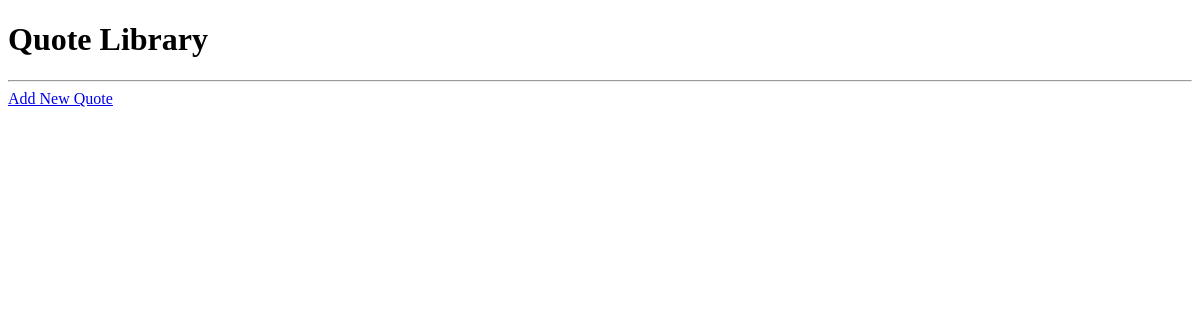
Before: / with the older database file.
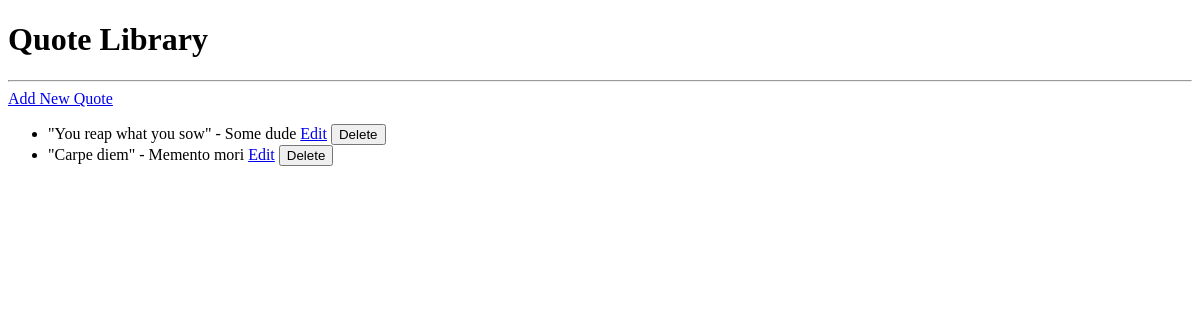
After: the same page with the newer database file.
### models.py (models this page shows)
class Quote(Base):
    __tablename__ = "quotes"
    id = Column(Integer, primary_key=True, index=True)
    text = Column(String(500), nullable=False)
    author = Column(String(100), nullable=False)

### app.py (the view)
@app.get("/")
async def read_quotes(request: Request, db: Session = Depends(get_db)):
    quotes = db.query(Quote).all()
    return templates.TemplateResponse("quote_list.html", {"request": request, "quotes": quotes})

### templates/quote_list.html
{% extends "base.html" %}
{% block content %}
<a href="/add">Add New Quote</a>
<ul>
    {% for quote in quotes %}
        <li>
            "{{ quote.text }}" - {{ quote.author }}
            <a href="/edit/{{ quote.id }}">Edit</a>
            <form action="/delete/{{ quote.id }}" method="POST" style="display:inline;">
                <button type="submit">Delete</button>
            </form>
        </li>
    {% endfor %}
</ul>
{% endblock %}

### templates/base.html (shortened to what this page needs)
<!DOCTYPE html>
<html lang="en">
<head>
</head>
<body>
    <h1>Quote Library</h1>
    <hr>
    {% block content %}{% endblock %}
</body>
</html>

Changed rows visible on the page:
added Quote: text "You reap what you sow", author "Some dude"
added Quote: text "Carpe diem", author "Memento mori"
